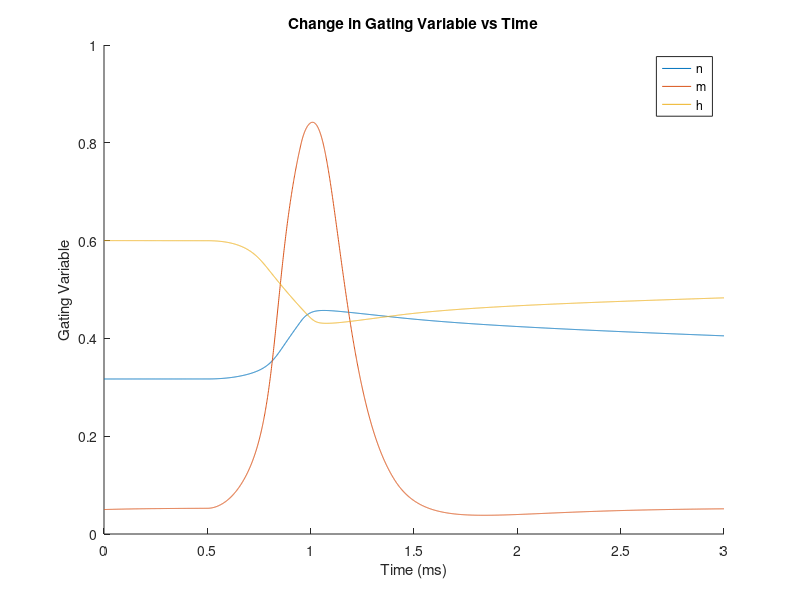
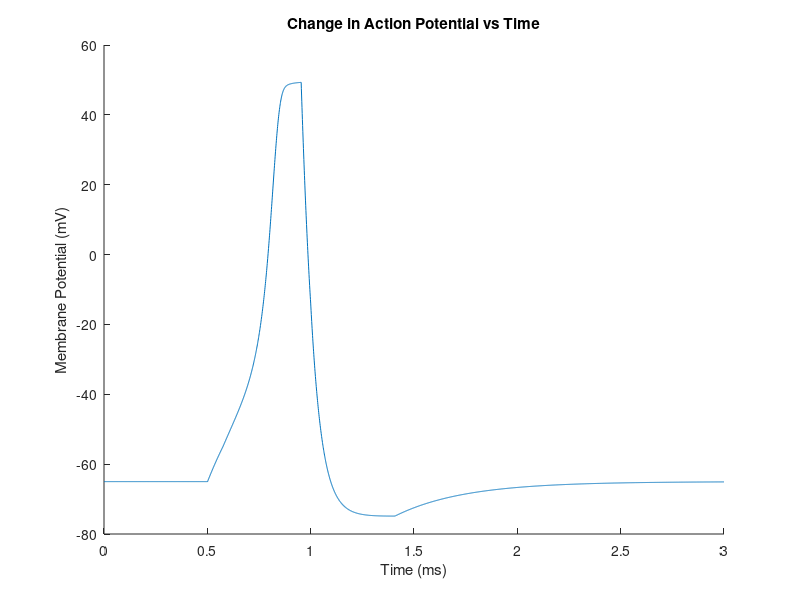

MATLAB code to generate these figures, in order:
% hw3_ex2_whsolo_sorhom.m
% Will Solow and Skye Rhomberg
% CS346 - Spring 2020
% HW3 - HH simulations

% This code simulates the HH Model with the Na-K pump, graphing V, m,
% n, and h with respect to time

% TO RUN: Press F5

% simulation length and change in time
sim_length = 3;
dt = .001;
num_iterations = sim_length/dt;

% Initializing constants
I_max = 15;
I = 0;
C_M = .1;

% initial voltage and gating probabilities
V_init = -65;
n_init = .317;
m_init = .05;
h_init = .6;

% Gating constants. Controls when the gates open and close based on the
% voltage
Na_open = -55;
Na_close = 49.3;
K_open = 49.3;

% default is that both channels start as closed - 0 is closed, 1 is open
% used to keep track if the voltage gated channels are open to control
% current
Na_O = 0;
K_O = 0;

% displacements from equilibrium potential K: potassium, Na: sodium, L: leakage
% used in calculating the currents of K, Na, and L
V_K = -77;
V_Na = 50;
V_L = -54.4;

% conductance constants K: potassium, Na: sodium, L: leakage
% used in caculating the currents of K, Na, and L
g_K  = 36;
g_Na = 120;
g_L  = .3;

% assign initial values to voltage and gate constants
t(1) = 0;
V(1) = V_init;
n(1) = n_init;
m(1) = m_init;
h(1) = h_init;

% calculating opening and closing rate constants
% used in calculating the probablities of a gate being open for 
% n, m, and h, the gates of K, Na, and L
a_n = @(V) .01  * (V+55) / (1 - exp(-(V+55) / 10));
a_m = @(V) .1   * (V+40) / (1 - exp(-(V+40) / 10));
a_h = @(V) .07  *               exp(-(V+65) / 20) ;
b_n = @(V) .125 *               exp(-(V+65) / 80) ;
b_m = @(V) 4    *               exp(-(V+65) / 18) ;
b_h = @(V) 1             / (1 + exp(-(V+35) / 10));

% calculating rate of change of n, m, and h (gating variables)
dNdt = @(V, n, m, h) a_n(V) * (1-n) - b_n(V) * n;
dMdt = @(V, n, m, h) a_m(V) * (1-m) - b_m(V) * m;
dHdt = @(V, n, m, h) a_h(V) * (1-h) - b_h(V) * h;

% calculating currents of K, NA, and L
% used in the model to compute change in voltage
% K channel only on when voltage is greater
% logical operator implements gating, returns 1 if gate is open, 0 if
% closed. Leakage has no gating as it is always open
I_K  = @(V, n) g_K  * n^4 *(V-V_K);
I_Na = @(V, m, h) g_Na  * m^3 * h * (V-V_Na);
I_L  = @(V) g_L * (V-V_L);
% pump constant, counteracts initial value of I_L
I_P = g_L * (V_init-V_L);

% calculating rate of change of voltage based on currents
dVdt = @(V, n, m, h, I, Na_O, K_O) (I - K_O*I_K(V,n) - Na_O*I_Na(V,m,h) - ...
    I_L(V) + I_P) / C_M;

% when to start and end the current
curr_start = .5;
curr_length = .5;
curr_end = curr_start + curr_length;

% simulation loop
for i=1:num_iterations
    % update time
    t(i+1)= i * dt;
    
    % compute RK4 estimations
    % del 1 estimates
    dV1 = dVdt(V(i)      , n(i)      , m(i)      , h(i)      , I, Na_O, K_O)*dt;
    dN1 = dNdt(V(i)      , n(i)      , m(i)      , h(i)      )*dt;
    dM1 = dMdt(V(i)      , n(i)      , m(i)      , h(i)      )*dt;
    dH1 = dHdt(V(i)      , n(i)      , m(i)      , h(i)      )*dt;
    
    % del 2 estimates
    dV2 = dVdt(V(i)+dV1/2, n(i)+dN1/2, m(i)+dM1/2, h(i)+dH1/2, I, Na_O, K_O)*dt;
    dN2 = dNdt(V(i)+dV1/2, n(i)+dN1/2, m(i)+dM1/2, h(i)+dH1/2)*dt;
    dM2 = dMdt(V(i)+dV1/2, n(i)+dN1/2, m(i)+dM1/2, h(i)+dH1/2)*dt;
    dH2 = dHdt(V(i)+dV1/2, n(i)+dN1/2, m(i)+dM1/2, h(i)+dH1/2)*dt;
    
    %del 3 estimates
    dV3 = dVdt(V(i)+dV2/2, n(i)+dN2/2, m(i)+dM2/2, h(i)+dH2/2, I, Na_O, K_O)*dt;
    dN3 = dNdt(V(i)+dV2/2, n(i)+dN2/2, m(i)+dM2/2, h(i)+dH2/2)*dt;
    dM3 = dMdt(V(i)+dV2/2, n(i)+dN2/2, m(i)+dM2/2, h(i)+dH2/2)*dt;
    dH3 = dHdt(V(i)+dV2/2, n(i)+dN2/2, m(i)+dM2/2, h(i)+dH2/2)*dt;
    
    % del 4 estimates
    dV4 = dVdt(V(i)+dV3  , n(i)+dN3  , m(i)+dM3  , h(i)+dH3  , I, Na_O, K_O)*dt;
    dN4 = dNdt(V(i)+dV3  , n(i)+dN3  , m(i)+dM3  , h(i)+dH3  )*dt;
    dM4 = dMdt(V(i)+dV3  , n(i)+dN3  , m(i)+dM3  , h(i)+dH3  )*dt;
    dH4 = dHdt(V(i)+dV3  , n(i)+dN3  , m(i)+dM3  , h(i)+dH3  )*dt;
    
    % compute value at next time step
    V(i+1) = V(i) + (dV1 + 2*dV2 + 2*dV3 + dV4)/6;
    n(i+1) = n(i) + (dN1 + 2*dN2 + 2*dN3 + dN4)/6;
    m(i+1) = m(i) + (dM1 + 2*dM2 + 2*dM3 + dM4)/6;
    h(i+1) = h(i) + (dH1 + 2*dH2 + 2*dH3 + dH4)/6;
    
    % start/end current pulse
    I = (i*dt > curr_start & i*dt < curr_end) * I_max;
    
    % check to see if Na and K gates are open/closed
    % Voltage is above base threshold and below max, Ka channel not open
    Na_O = (V(i+1) > Na_open & V(i+1) < Na_close) & ~(K_O);
    % Voltage is above threshold or voltage is decreasing
    K_O = ((V(i+1) > K_open) | (V(i+1)-V(i) < 0));
       
end

figure;
hold on;
title("Change in Gating Variable vs Time");
xlabel("Time (ms)");
ylabel("Gating Variable");
plot(t,n);
plot(t,m);
plot(t,h);
legend('n', 'm', 'h');

figure;
hold on;
title("Change in Action Potential vs Time");
xlabel("Time (ms)");
ylabel("Membrane Potential (mV)");
plot(t,V);